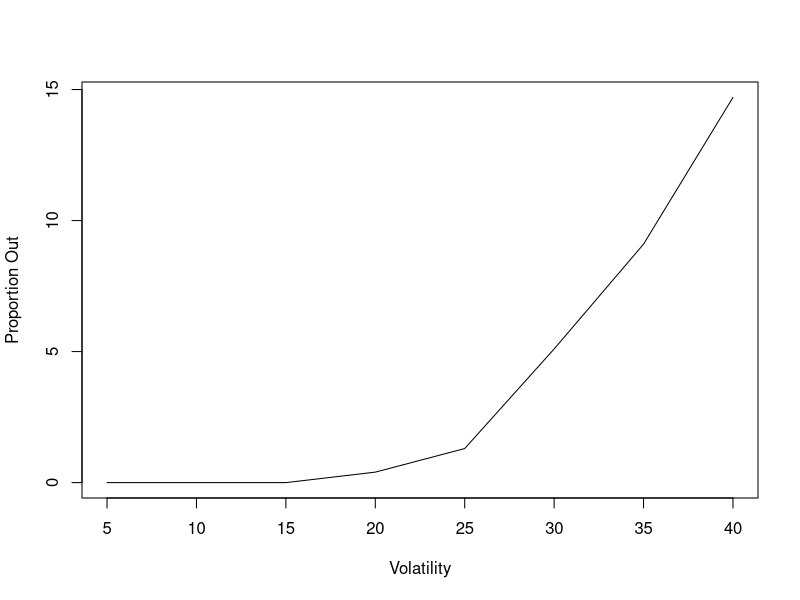
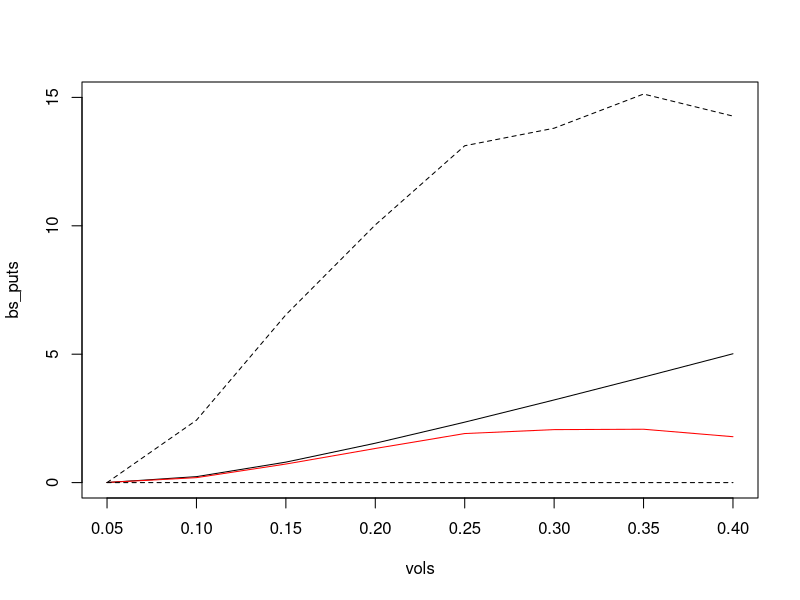

The R source for these figures, in order:
##2 Down and Out Puts
library(ggplot2)
S = 100
K = 95
Sb = 75
delta = 0
t = 1/4
r = 0.05/(360*96)

out_paths = function(sigma){
  sigma = sigma/sqrt(360*96)
  r = 0.05/(360*96)
  stocks = matrix(nrow=1000,ncol=96*90)
  stocks[,1] = 100
  count = ncol(stocks)
  set.seed(42)
  for (i in 2:count){
    stocks[,i] = r*stocks[,i-1]+sigma*stocks[,i-1]*rnorm(1000)+stocks[,i-1]
    stocks[(stocks[,i] <= 75),i]= 0
  }
  counter = sum(stocks[,count]==0)/1000
  stocks[stocks[,count]==0,count] = 100
  return(list(counter,stocks[,count]))
}
Put = function(S, K, r, t, sigma, del) 
{
  sigma = sigma/sqrt(360*96)
  d1 = (log(S/K) + (r - del + sigma^2/2)*t) / (sigma*sqrt(t))
  d2 = d1 - sigma*sqrt(t)
  return(list(-S*exp(-del*t)*pnorm(-d1)+ K*exp(-r*t)*pnorm(-d2), pnorm(d1), pnorm(d2)))
}

#part a.
price = mean(exp(-r*360*96*t)*pmax(0,K-out_paths(.2)[[2]]))
range = quantile(exp(-r*360*96*t)*pmax(0,K-out_paths(.2)[[2]]),c(.025,.975))
bs_put = Put(S,K,r*360*96,t,.2*sqrt(360*96),delta)[[1]]

#part b.
out_5 = out_paths(.05)[[1]]
out_10 = out_paths(.1)[[1]]
out_15 = out_paths(.15)[[1]]
out_20 = out_paths(.2)[[1]]
out_25 = out_paths(.25)[[1]]
out_30 = out_paths(.3)[[1]]
out_35 = out_paths(.35)[[1]]
out_40 = out_paths(.4)[[1]]

fractions = c(out_5,out_10,out_15,out_20,out_25,out_30,out_35,out_40)*100
plot(seq(5,40,5),fractions,type = "l",xlab="Volatility",ylab = "Proportion Out")

#part c
price_5 = out_paths(.05)[[2]]
price_10 = out_paths(.1)[[2]]
price_15 = out_paths(.15)[[2]]
price_20 = out_paths(.2)[[2]]
price_25 = out_paths(.25)[[2]]
price_30 = out_paths(.3)[[2]]
price_35 = out_paths(.35)[[2]]
price_40 = out_paths(.4)[[2]]


last_cols = cbind(price_5,price_10,price_15,price_20,price_25,price_30,price_35,price_40)
# prices = exp(-r*360*96*t)*pmax(0,K-prices)

prices=vector(length = ncol(last_cols))
conf_int=list()
for(i in (1:ncol(last_cols)))
{
  prices[i] = mean(exp(-r*360*96*t)*pmax(0,K-last_cols[,i]))
  conf_int = append(conf_int,
                    quantile(exp(-r*360*96*t)*pmax(0,K-last_cols[,i]),c(.025,.975)))
}
vols = seq(.05,.4,.05)
bs_puts = Put(S,K,r*360*96,t,vols*sqrt(360*96),delta)[[1]]

plot(vols,bs_puts,type="l",ylim = c(0,15))+lines(vols,prices,col="red")+
  lines(vols,conf_int[seq(1,15,2)],lty=2)+lines(vols,conf_int[seq(2,16,2)],lty=2)



